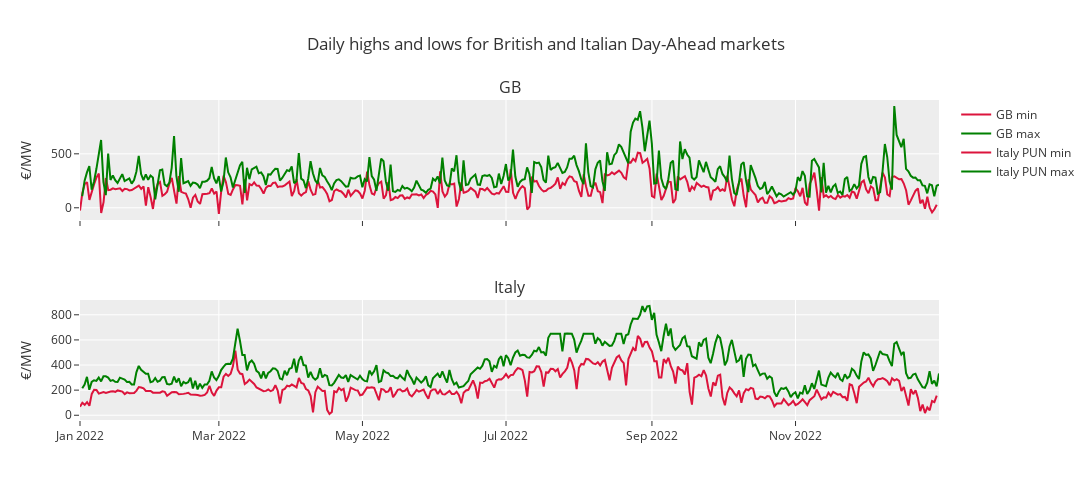

Notebook cell for this chart:
### Code cell
fig = make_subplots(
    rows=2, cols=1,
    subplot_titles=('GB', 'Italy'),
    shared_xaxes=True
)

fig.add_trace(go.Scatter(
    y=daily_min.gb_price_eur,
    x=daily_min.datetime,
    line=dict(color='crimson', width=2),
    name='GB min'
), row=1, col=1)
fig.add_trace(go.Scatter(
    y=daily_max.gb_price_eur,
    x=daily_max.datetime,
    line=dict(color='green', width=2),
    name='GB max'
), row=1, col=1)
fig.add_trace(go.Scatter(
    y=daily_min.PUN,
    x=daily_min.datetime,
    line=dict(color='crimson', width=2),
    name='Italy PUN min'
), row=2, col=1)
fig.add_trace(go.Scatter(
    y=daily_max.PUN,
    x=daily_max.datetime,
    line=dict(color='green', width=2),
    name='Italy PUN max'
), row=2, col=1)

fig.update_layout(
    title='Daily highs and lows for British and Italian Day-Ahead markets',
    template='ggplot2',
    width=1200,
    height=500,
)
fig.update_yaxes(title='€/MW')

fig.write_image('../figures/gb-italy-da.jpeg', scale=5, engine='orca')
fig

### Figure 1 — Plotly figure (JSON) as saved in the notebook; plotly's stock layout.template omitted (floating-point values rounded to 4 significant figures; data arrays with more than 128 entries replaced by an {"elided": "..."} marker saying what was removed)
{"data": [{"line": {"color": "crimson", "width": 2}, "name": "GB min", "type": "scatter", "x": {"elided": "365 str values"}, "xaxis": "x", "y": {"elided": "365 float values"}, "yaxis": "y"}, {"line": {"color": "green", "width": 2}, "name": "GB max", "type": "scatter", "x": {"elided": "365 str values"}, "xaxis": "x", "y": {"elided": "365 float values"}, "yaxis": "y"}, {"line": {"color": "crimson", "width": 2}, "name": "Italy PUN min", "type": "scatter", "x": {"elided": "365 str values"}, "xaxis": "x2", "y": {"elided": "365 float values"}, "yaxis": "y2"}, {"line": {"color": "green", "width": 2}, "name": "Italy PUN max", "type": "scatter", "x": {"elided": "365 str values"}, "xaxis": "x2", "y": {"elided": "365 float values"}, "yaxis": "y2"}], "layout": {"annotations": [{"font": {"size": 16}, "showarrow": false, "text": "GB", "x": 0.5, "xanchor": "center", "xref": "paper", "y": 1, "yanchor": "bottom", "yref": "paper"}, {"font": {"size": 16}, "showarrow": false, "text": "Italy", "x": 0.5, "xanchor": "center", "xref": "paper", "y": 0.375, "yanchor": "bottom", "yref": "paper"}], "height": 500, "title": {"text": "Daily highs and lows for British and Italian Day-Ahead markets"}, "width": 1200, "xaxis": {"anchor": "y", "domain": [0, 1], "matches": "x2", "showticklabels": false}, "xaxis2": {"anchor": "y2", "domain": [0, 1]}, "yaxis": {"anchor": "x", "domain": [0.625, 1], "title": {"text": "€/MW"}}, "yaxis2": {"anchor": "x2", "domain": [0, 0.375], "title": {"text": "€/MW"}}}}
